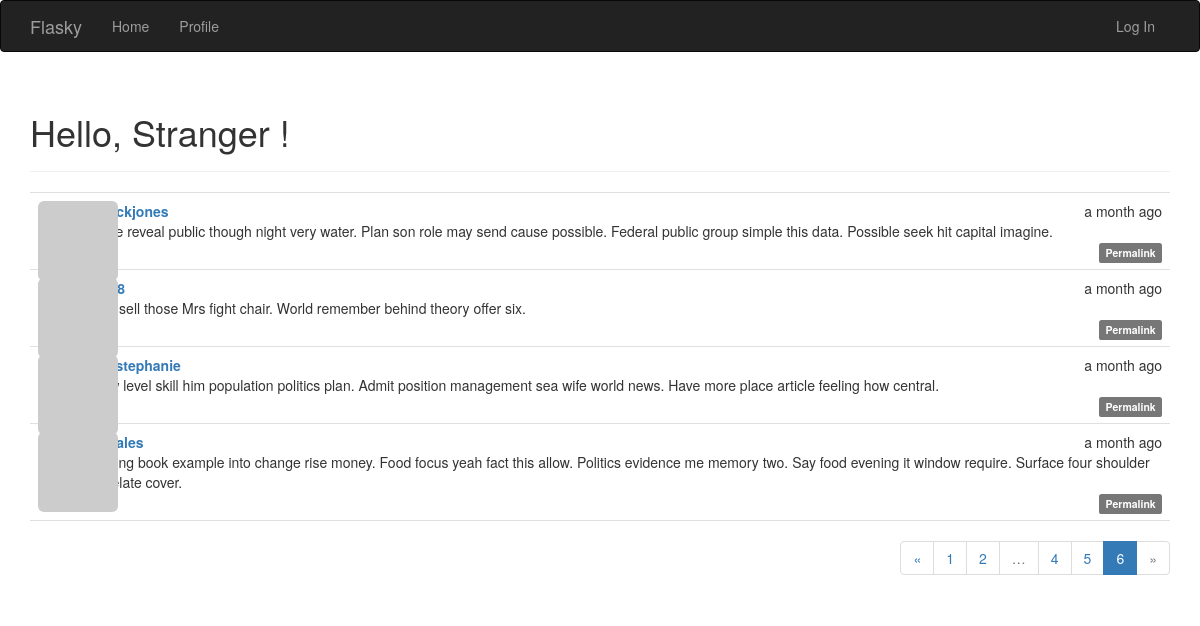
Page /?page=6 on the committed database.
### app/models.py (models this page shows, shortened)
class Post(db.Model):
    __tablename__ = 'posts'
    id = db.Column(db.Integer, primary_key=True)
    body = db.Column(db.Text)
    body_html = db.Column(db.Text)
    timestamp = db.Column(db.DateTime, index=True, default=datetime.utcnow)
    author_id = db.Column(db.Integer, db.ForeignKey('users.id'))

class User(UserMixin, db.Model):
    __tablename__ = 'users'
    id = db.Column(db.Integer, primary_key=True)
    email = db.Column(db.String(64), unique=True, index=True)
    username = db.Column(db.String(64), unique=True, index=True)
    password_hash = db.Column(db.String(128))
    role_id = db.Column(db.Integer, db.ForeignKey('roles.id'))
    confirmed = db.Column(db.Boolean, default=False)
    name = db.Column(db.String(64))
    location = db.Column(db.String(64))
    about_me = db.Column(db.Text())
    member_since = db.Column(db.DateTime(), default=datetime.utcnow)
    last_seen = db.Column(db.DateTime(), default=datetime.utcnow)
    avatar_hash = db.Column(db.String(32))
    posts = db.relationship('Post', backref='author', lazy='dynamic')
    followed = db.relationship('Follow',
                               foreign_keys=[Follow.follower_id],
                               backref=db.backref('follower', lazy='joined'),
                               lazy='dynamic',
                               cascade='all, delete-orphan')
    followers = db.relationship('Follow',
                                foreign_keys=[Follow.followed_id],
                                backref=db.backref('followed', lazy='joined'),
                                lazy='dynamic',
                                cascade='all, delete-orphan')
    @property
    def password(self):
        raise AttributeError('password is not a readable attribute')
    def gravatar(self, size=100, default='identicon', rating='g'):
        url = 'https://secure.gravatar.com/avatar'
        hash = self.avatar_hash or self.gravatar_hash()
        return '{url}/{hash}?s={size}&d={default}&r={rating}'.format(
            url=url, hash=hash, size=size, default=default, rating=rating)

### app/main/views.py (the view)
@main.route('/', methods=['GET', 'POST'])
def index():
    form = PostForm()
    if current_user.can(Permission.WRITE) and form.validate_on_submit():
        post = Post(body=form.body.data, author=current_user._get_current_object())
        db.session.add(post)
        db.session.commit()
        return redirect(url_for('.index'))
    page = request.args.get('page', 1, type=int)
    pagination = Post.query.order_by(Post.timestamp.desc()).paginate(
        page, per_page=current_app.config['FLASKY_POSTS_PER_PAGE'], error_out=False)
    posts = pagination.items
    return render_template('index.html', form=form, posts=posts, pagination=pagination)

### app/auth/views.py (called while the page is built)
@auth.before_app_request
def before_request():
    if current_user.is_authenticated:
        current_user.ping()
        if not current_user.confirmed \
                and request.endpoint \
                and request.blueprint != 'auth' \
                and request.endpoint != 'static':
            return redirect(url_for('auth.unconfirmed'))

### app/main/__init__.py (called while the page is built)
@main.app_context_processor
def inject_permissions():
    return dict(Permission=Permission)

### app/models.py (called while the page is built)
    def can(self, permissions):
        return False

    def is_administrator(self):
        return False

### app/templates/index.html (shortened to what this page needs)
{% extends "base.html" %}
{% import "bootstrap/wtf.html" as wtf %}
{% import "_macros.html" as macros %}
{% block page_content %}
    <div class="page-header">
        <h1>Hello,
        {% if current_user.is_authenticated %}
            {{ current_user.username }}
        {% else %}
            Stranger
        {% endif %}!</h1>
    </div>
    {% include '_posts.html' %}
    {% if pagination %}
    <div class="pagination">
        {{ macros.pagination_widget(pagination, '.index') }}
    </div>
    {% endif %}
{% endblock %}

### app/templates/_posts.html (shortened to what this page needs)
<ul class="posts">
    {% for post in posts %}
    <li class="post">
        <div class="post-thumbnail">
            <a href="{{ url_for('.user', username=post.author.username) }}">
                <img class="img-rounded profile-thumbnail" src="{{ post.author.gravatar(size=40) }}">
            </a>
        </div>
        <div class="post-content">
            <div class="post-date">{{ moment(post.timestamp).fromNow() }}</div>
            <div class="post-author"><a href="{{ url_for('.user', username=post.author.username) }}">{{ post.author.username }}</a></div>
            <div class="post-body">
                {% if post.body_html %}
                    {{ post.body_html | safe }}
                {% else %}
                    {{ post.body }}
                {% endif %}
            </div>
            <div class="post-footer">
                <a href="{{ url_for('.post', id=post.id) }}">
                    <span class="label label-default">Permalink</span>
                </a>
            </div>
        </div>
    </li>
    {% endfor %}
</ul>

### app/static/styles.css (style rules this page uses)
.profile-thumbnail { position: absolute; }
ul.posts { list-style-type: none; padding: 0px; margin: 16px 0px 0px 0px; border-top: 1px solid #e0e0e0; }
ul.posts li.post { padding: 8px; border-bottom: 1px solid #e0e0e0; }
div.post-date { float: right; }
div.post-author { font-weight: bold; }
div.post-thumbnail { position: absolute; }
div.post-content { margin-left: 48px; min-height: 48px; }
div.post-footer { text-align: right; }
div.pagination { width: 100%; text-align: right; padding: 0px; margin: 0px; }

### rows in the picture
Post: timestamp "a month ago", author.username "patrickjones", body "Crime reveal public though night very water. Plan son role may send cause possible. Federal public group simple this data. Possible seek hit capital imagine."
Post: timestamp "a month ago", body "Note sell those Mrs fight chair. World remember behind theory offer six."
Post: timestamp "a month ago", author.username "tylerstephanie", body "Allow level skill him population politics plan. Admit position management sea wife world news. Have more place article feeling how central."
Post: timestamp "a month ago", body "Nothing book example into change rise money. Food focus yeah fact this allow. Politics evidence me memory two. Say food evening it window require. Surface four shoulder six relate cover."

### other values in the picture
{{ p }} "1" "2" "4" "5"
{{ p }} "6"
